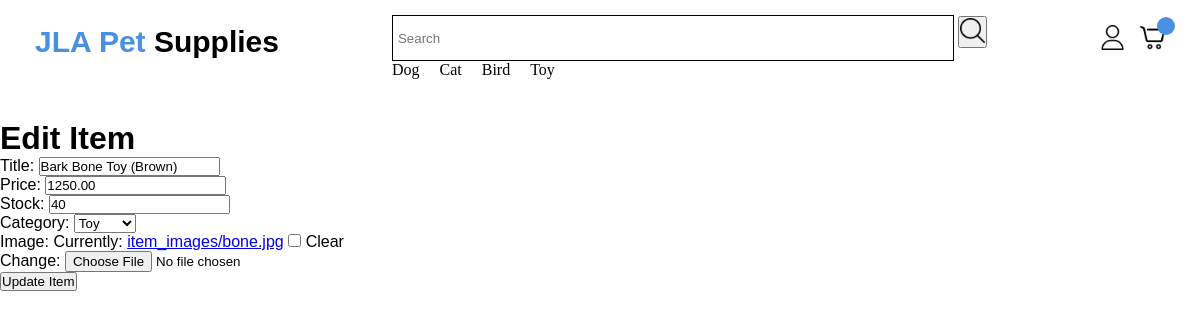
/item/12/edit/, run on the app's committed database.
### app/models.py (models this page shows, shortened)
class Item(models.Model):
    seller = models.ForeignKey(User, on_delete=models.CASCADE, null=True)
    category = models.ForeignKey(Category, related_name='item', on_delete=models.CASCADE, null=True, blank=True)
    title = models.CharField(max_length=100)
    price = models.DecimalField(max_digits=10, decimal_places=2)
    stock = models.PositiveIntegerField(default=0)
    image = models.ImageField(upload_to='item_images/', null=True, blank=True)

### app/views.py (the view, shortened to what this page needs)
# urls.py: path('item/<int:pk>/edit/', ItemEditView.as_view(), name='item_edit'),
class ItemEditView(UpdateView):
    model = Item
    fields = ['title', 'price', 'stock', 'category', 'image']
    template_name = 'app/item_edit.html'
    success_url = reverse_lazy('shop')

### app/models.py (called while the page is built)
    def __str__(self):
        return self.name

### app/templates/app/item_edit.html (shortened to what this page needs)
{% extends 'app/base.html' %}
{% load static %}
{% block content %}
<div class="itemeditpage">
<h1>Edit Item</h1>
<form method="POST" enctype="multipart/form-data">
    {{ form.as_p }}
    <button type="submit">Update Item</button>
</form>
</div>
{% endblock content %}

### static/css/style.css (style rules this page uses)
* { margin: 0; padding: 0; }
html { width: 100%; font-family: sans-serif; font-size: 10px; scroll-behavior: smooth; }
body { background-color: white; color: black; font-size: 1.6rem; }
.itemeditpage { padding-top: 120px; }

### data on the page
Item: title "Bark Bone Toy (Brown)", price "1250.00", stock "40", category "Toy"
